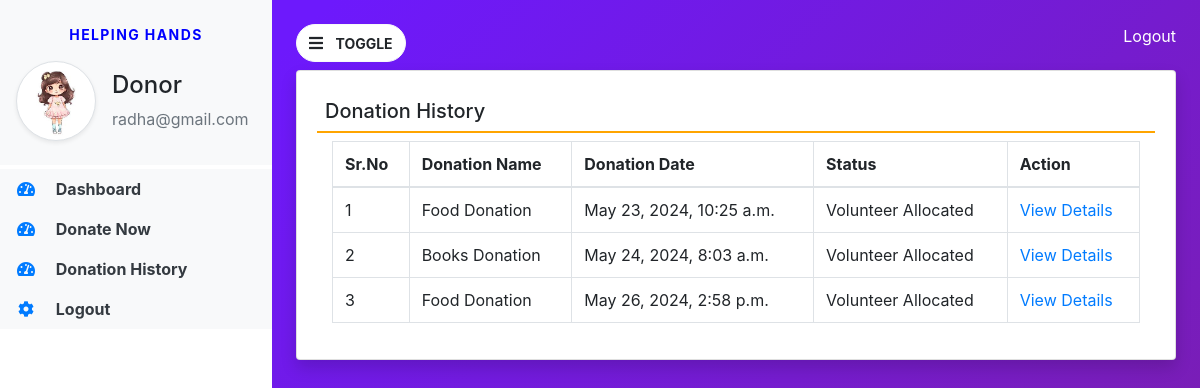
/donation_history (signed in), run on the app's committed database.
### helpinghands/models.py (models this page shows, shortened)
class Donor(models.Model):
    user=models.ForeignKey(User,on_delete=models.CASCADE)
    contact=models.CharField(max_length=15,null=True)
    address=models.CharField(max_length=300,null=True)
    userpic=models.FileField(null=True)
    regdate=models.DateTimeField(auto_now_add=True)

class Donation(models.Model):
    donor = models.ForeignKey(Donor,on_delete=models.CASCADE)
    donationname = models.CharField(max_length=100,null=True,blank=True)
    donationpic = models.FileField(null=True,blank=True)
    collectionloc = models.CharField(max_length=300,null=True,blank=True)
    description = models.CharField(max_length=300,null=True,blank=True)
    status = models.CharField(max_length=50,null=True,blank=True)
    donationdate = models.DateTimeField(auto_now_add=True,blank=True)
    adminremark = models.CharField(max_length=300,null=True,blank=True)
    volunteer = models.ForeignKey(Volunteer,on_delete=models.CASCADE, blank=True, null=True)
    donationarea = models.ForeignKey(Organization, on_delete=models.CASCADE, blank=True, null=True)
    volunteerremark = models.CharField(max_length=300,null=True,blank=True)
    updationdate = models.DateField(null=True,blank=True)

### helpinghands/views.py (the view)
# urls.py: path('donation_history', donation_history, name='donation_history'),
def donation_history(request):
    if not request.user.is_authenticated:
        return redirect('donor_login')
    user = request.user
    donor = Donor.objects.get(user=user)
    donation = Donation.objects.filter(donor=donor)
    return render(request, 'donation_history.html', locals())

### helpinghands/templates/donation_history.html
{% extends 'donor_base.html' %}
{% block main %}
<div class="card shadow mt-2">
    <div class="card-body">
        <h5 class="p-2" style="border-bottom : 2px solid orange">
            Donation History
        </h5>
        <div class="container-fluid">
            <table id="example" class="table table-bordered">
                <thead>
                    <tr>
                        <th>Sr.No</th>
                        <th>Donation Name</th>
                        <th>Donation Date</th>
                        <th>Status</th>
                        <th>Action</th>
                    </tr>
                </thead>
                <tbody>
                {% for i in donation %}
                <tr>
                    <td>{{forloop.counter}}</td>
                    <td>{{i.donationname}}</td>
                    <td>{{i.donationdate}}</td>
                    <td>{{i.status}}</td>
                    <td><a href="{% url 'view_donationdetails' i.id %}" class="text-primary">View Details</a></td>
                </tr>
                {% endfor %}
                </tbody>
            </table>
        </div>
    </div>
</div>
{% endblock %}

### helpinghands/templates/donor_base.html (shortened to what this page needs)
{% load static %}
<html>
<body>
  <link rel="stylesheet" href="https://cdn.jsdelivr.net/npm/bootstrap@4.6.2/dist/css/bootstrap.min.css">
    <link rel="stylesheet" href="{% static 'css/base.css' %}">
    <link rel="stylesheet" href="https://cdnjs.cloudflare.com/ajax/libs/font-awesome/4.7.0/css/font-awesome.min.css">
    <link rel="stylesheet" href="https://use.fontawesome.com/releases/v5.7.0/css/all.css">
<link rel="stylesheet" href="https://cdn.datatables.net/2.0.6/css/dataTables.dataTables.css">
<link rel="stylesheet" href="https://cdn.datatables.net/buttons/3.0.2/css/buttons.dataTables.css">
<div class="vertical-nav bg-white" id="sidebar">
    <div class="py-4 px-3 mb-1 bg-light">
        <p class="text-center font-weight-bold text-uppercase px-3 small dashboard-text">Helping Hands</p>
        <div class="media d-flex align-items-center">
            <img src="{{request.user.donor_set.all.0.userpic.url}}" width="80" height="80" class="mr-3 rounded-circle img-thumbnail shadow-sm">
            <div class="media-body">
                <h4 class="mt-0">Donor</h4>
                <p class="text-muted mb-0">{{request.user.username}}</p>
            </div>
        </div>
    </div>
    <ul class="nav flex-column bg-white">
        <li class="nav-item">
            <a href="{% url 'donor_home' %}" class="nav-link text-dark bg-light">
                <i class="fas fa-tachometer-alt fa-fw mr-3 text-primary"></i>
                Dashboard
            </a>
        </li>
        <li class="nav-item">
            <a href="{% url 'donate_now' %}" class="nav-link text-dark bg-light">
                <i class="fas fa-tachometer-alt fa-fw mr-3 text-primary"></i>
                Donate Now
            </a>
        </li>
        <li class="nav-item">
            <a href="{% url 'donation_history' %}" class="nav-link text-dark bg-light">
                <i class="fas fa-tachometer-alt fa-fw mr-3 text-primary"></i>
                Donation History
            </a>
        </li>
        <li class="nav-item">
            <a href="{% url 'logout' %}" class="nav-link text-dark bg-light">
                <i class="fas fa-cog mr-3 text-primary fa-fw"></i>
                Logout
            </a>
        </li>
    </ul>
</div>
<div class="page-content p-4" id="content">
    <a href="{% url 'logout' %}" title="Logout" class="float-right text-white">
  <i class="fa fa-sign-out" aria-hidden="true"></i>
  Logout
</a>
    <button id="sidebarCollapse" type="button" class="btn btn-light bg-white rounded-pill">
        <i class="fas fa-bars mr-2"></i>
        <small class="text-uppercase font-weight-bold">Toggle</small>
    </button>
    {% block main %}
    {% endblock %}
</div>
</body>
</html>

### helpinghands/static/css/base.css (style rules this page uses)
body { background-image :linear-gradient(135.9deg,rgba(109,25,252,1) 16.4%,rgba(125,31,160)); min-height:100vh; }
.vertical-nav { min-width:17rem; width:17rem; height:100vh; position:fixed; top:0; left:0; transition:all 0.4s; }
.page-content { width:calc(100%-17rem); margin-left:17rem; transition:all 0.4s; }
.dashboard-text { letter-spacing:0.1em; color:blue; }
.nav-link { font-weight:bold; }

### data on the page
Donation: donationname "Food Donation", donationdate "May 23, 2024, 10:25 a.m.", status "Volunteer Allocated"
Donation: donationname "Books Donation", donationdate "May 24, 2024, 8:03 a.m.", status "Volunteer Allocated"
Donation: donationname "Food Donation", donationdate "May 26, 2024, 2:58 p.m.", status "Volunteer Allocated"

### other printed values
{{ request.user.username }} "radha@gmail.com"
